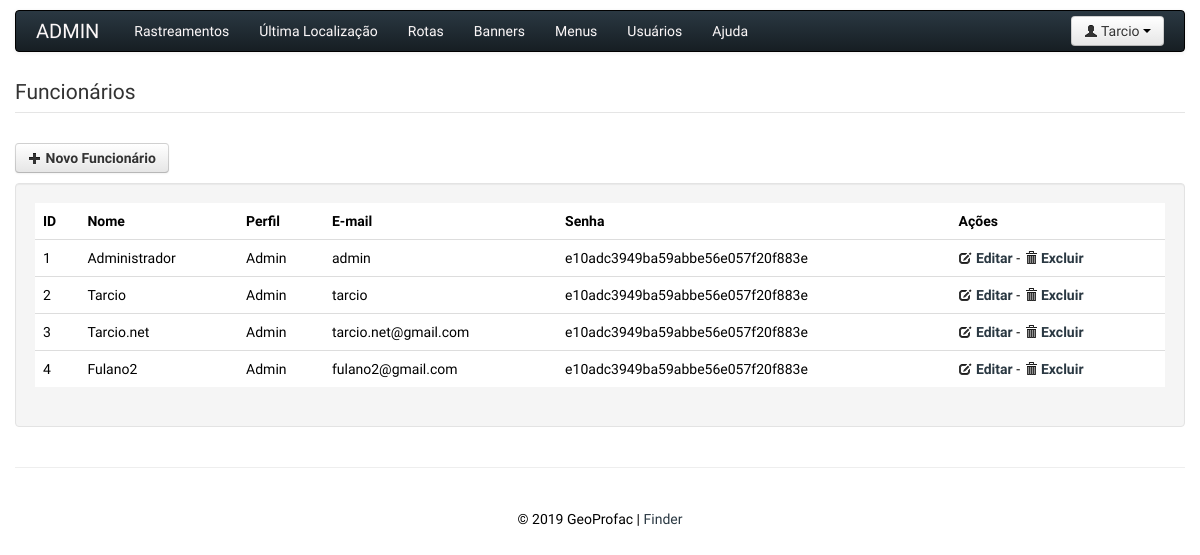
/admin.php?modulo=Funcionarios&acao=gerenciar (signed in), run on the app's committed database.
### tables this page shows
CREATE TABLE IF NOT EXISTS `shr_menus` (
  `id` int(11) NOT NULL AUTO_INCREMENT,
  `prf_id` varchar(10) NOT NULL,
  `descricao` varchar(30) NOT NULL,
  `link` varchar(100) NOT NULL,
  PRIMARY KEY (`id`),
  KEY `menus_fk` (`prf_id`),
  CONSTRAINT `menus_fk` FOREIGN KEY (`prf_id`) REFERENCES `shr_perfis` (`id`) ON UPDATE CASCADE
);

CREATE TABLE IF NOT EXISTS `shr_funcionarios` (
  `id` int(11) NOT NULL AUTO_INCREMENT,
  `email` varchar(60) NOT NULL,
  `prf_id` varchar(10) NOT NULL,
  `nome` varchar(255) NOT NULL,
  `senha` varchar(32) NOT NULL,
  PRIMARY KEY (`id`),
  KEY `funcionarios_fk` (`prf_id`),
  CONSTRAINT `funcionarios_fk` FOREIGN KEY (`prf_id`) REFERENCES `shr_perfis` (`id`) ON UPDATE CASCADE
);

CREATE TABLE IF NOT EXISTS `shr_perfis` (
  `id` varchar(10) NOT NULL,
  `descricao` varchar(10) NOT NULL,
  PRIMARY KEY (`id`)
);

### admin.php (called while the page is built, shortened)
<?php
try
{
	new Controller(Perfis::ADMINISTRATIVO);
}
	catch (\Exception $e)
	{
		echo $e->getMessage();
	}

### src/Lib/Config.class.php (called while the page is built, shortened)
<?php
final class Config
{
	static private $config;
	static public function carregar( $arquivo = 'config.php' )
	{
		self::$config = include __DIR__ . "/../../config/{$arquivo}";
	}
	static public function get( $param )
	{
		$parametro = explode('.', $param );
		$retorno = self::$config;
		foreach( $parametro as $par ) {
			if( isset( $retorno[ $par ] ) ) {
				$retorno = $retorno[ $par ];
			} else {
				throw new \Exception('Parametro nao encontrado!');
			}
		}
		return $retorno;
	}
}

### autoloader.php (called while the page is built, shortened)
<?php
function autoloader($classe)
{
	$extensoes = array ('class.php', 'trait.php');
	$classe = str_replace('\\', '/', $classe);
	foreach ($extensoes as $extensao)
	{
		$path_classe = __DIR__ . "/src/{$classe}.{$extensao}";
		if (file_exists($path_classe))
		{
			break;
		}
	}
}

### src/Lib/Banco.class.php (called while the page is built, shortened)
<?php
final class Banco
{
  	static private $obj_Banco;
  	private $obj_PDO;
  	static public function getInstancia()
  	{
    	if( !self::$obj_Banco ) {
      		self::$obj_Banco = new Banco();
      		self::$obj_Banco->conectar();
    	}
    	return self::$obj_Banco;
  	}
	private function conectar()
	{
		switch( Config::get('pdo.driver') ) {
		    default:
		    	$dsn  = Config::get('pdo.driver') . ':host=' . Config::get('pdo.host')
		    	      . ';dbname='.Config::get('pdo.dbname');
		    	$user  = Config::get('pdo.user');
		    	$pass  = Config::get('pdo.pass');
				$encod = Config::get('pdo.encod');
		}
    	$this->obj_PDO = new \PDO( $dsn, $user, $pass );
    	$this->obj_PDO->setAttribute( \PDO::ATTR_ERRMODE,
    								  \PDO::ERRMODE_EXCEPTION );
    	$this->obj_PDO->setAttribute( \PDO::ATTR_DEFAULT_FETCH_MODE,
                                      \PDO::FETCH_OBJ );
		$this->obj_PDO->exec("SET NAMES $encod");
  	}
    public function consultarSQL( $sql, array $valores = array() )
    {
    	$statement = $this->obj_PDO->prepare( $sql );
    	$statement->execute( $valores );
    	return $statement->fetchAll();
  	}
  	public function selecionar( ModelData $ModelData, $todos = true )
  	{
  		$sql = "SELECT * FROM {$ModelData->getTabela()}";
  		$parametro_where = array();
		if( $todos == false ) {
      		$sql .= " WHERE {$ModelData->getPrimaryKey()} = ?";
      		$parametro_where[] = $ModelData->getValorPrimaryKey();
    	}
    	$statement = $this->obj_PDO->prepare( $sql );
	    $statement->execute( $parametro_where );
	    if( $todos ) {
      		return $statement->fetchAll();
    	} else {
      		return $statement->fetch();
    	}
    }
}

### src/Model/ModelBase.class.php (called while the page is built, shortened)
<?php
abstract class ModelBase {
	public function __construct()
	{
		$this->obj_ModelData = new ModelData( static::TABELA, static::PRIMARY_KEY, $this->colunas);
		$this->obj_Banco 	 = Banco::getInstancia();
	}
}

### src/Model/Menus.class.php (called while the page is built, shortened)
<?php
class Menus extends ModelBase
{
	public function retornarItens( $tipo )
	{
		$sql = "SELECT descricao, link "
			 . "FROM " . self::TABELA
			 . " WHERE prf_id = ? "
			 . "ORDER BY id ASC";
		return $this->obj_Banco->consultarSQL($sql, array( $tipo ) );
	}
}

### src/Lib/Log.trait.php (called while the page is built, shortened)
<?php
trait Log
{
	public function escrever( $mensagem )
	{
		$data        = date('d/m/Y H:i:s');
	}
}

### src/Model/ModelData.class.php (called while the page is built, shortened)
<?php
final class ModelData {
  	private $tabela;
  	private $primary_key;
  	private $coluna;
  	private $obj_std;
  	public function __construct( $tabela, $pk, array $coluna )
  	{
    	$this->tabela 		= $tabela;
    	$this->primary_key 	= $pk;
    	$this->coluna 		= $coluna;
    	$this->obj_std		= new \stdClass();
    	foreach( $coluna as $col ) {
    		if( $col != $pk ) {
    			$this->obj_std->$col = null;
    		}
    	}
  	}
  	public function getTabela()
  	{
    	return $this->tabela;
  	}
  	public function getPrimaryKey()
  	{
    	return $this->primary_key;
  	}
  	public function getValorPrimaryKey()
  	{
    	return $this->obj_std->{$this->primary_key};
  	}
  	public function __set( $propriedade, $valor )
  	{
  		if( in_array( $propriedade, $this->coluna ) ) {
  			$this->obj_std->{$propriedade} = $valor;
  		}
  	}
}

### src/Model/Funcionarios.class.php (called while the page is built, shortened)
<?php
class Funcionarios extends ModelBase
{
	public function gerenciar()
	{
		return $this->obj_Banco->selecionar( $this->obj_ModelData );
	}
}

### src/Model/Perfis.class.php (called while the page is built, shortened)
<?php
class Perfis extends ModelBase
{
	static private $obj_Perfis;
	static public function getInstancia()
	{
		if( !self::$obj_Perfis ) {
			self::$obj_Perfis = new Perfis();
		}
		return self::$obj_Perfis;
	}
	public function getPerfil( $id )
	{
		$this->obj_ModelData->id = $id;
		return $this->obj_Banco->selecionar( $this->obj_ModelData, false );
	}
}

### templates/admin/funcionarios/gerenciar.tpl.php (the view, shortened to what this page needs)
<form class="form-horizontal">
    <fieldset>
        <legend>Funcionários</legend>
        <div class="btn-toolbar">
            <a href="admin.php?modulo=Funcionarios&acao=inserir" class="btn"><i class="icon-plus"></i> <strong>Novo Funcionário</strong></a>
        </div>
        <div class="well">
            <?php if ($dados): ?>
            <table class="table">
                <thead>
                    <tr>
                        <th>ID</th>
                        <th>Nome</th>
                        <th>Perfil</th>
                        <th>E-mail</th>
                        <th>Senha</th>
                        <th>Ações</th>
                    </tr>
                </thead>
                <tbody>
                    <?php foreach($dados as $funcionario): ?>
                        <tr>
                            <td><?php echo $funcionario->id; ?></td>
                            <td><?php echo $funcionario->nome; ?></td>
                            <td><?php echo Perfis::getInstancia()->getPerfil( $funcionario->prf_id )->descricao; ?></td>
                            <td><?php echo $funcionario->email; ?></td>
                            <td><?php echo $funcionario->senha; ?></td>
                            <td>
                                <a href="admin.php?modulo=Funcionarios&acao=editar&id=<?php echo $funcionario->id; ?>"><i class="icon-edit"></i> <strong>Editar</strong></a>
                                -
                                <a href="admin.php?modulo=Funcionarios&acao=excluir&id=<?php echo $funcionario->id; ?>"><i class="icon-trash"></i> <strong>Excluir</strong></a>
                            </td>
                        </tr>
                    <?php endforeach; ?>
                </tbody>
            </table>
            <?php else: ?>
            Nenhum 'Funcionário' cadastrado
            <?php endif; ?>
        </div>
    </fieldset>
</form>

### templates/admin/_cabecalho.tpl.php (shortened to what this page needs)
<!DOCTYPE html>
<html lang="en">
    <head>
        <link href="<?php echo $path?>css/bootstrap.css" rel="stylesheet">
        <link href="<?php echo $path?>css/bootstrap-responsive.css" rel="stylesheet">
    </head>
    <body>
        <div class="container">
            <?php if(isset($_SESSION['funcionarios'])): ?>
                <div class="navbar">
                    <div class="navbar-inner">
                        <a class="brand" href="admin.php">
                            ADMIN
                        </a>
                        <ul class="nav">
                            <?php foreach($items_menu as $item): ?>
                              <li>
                                  <a href="<?php echo $item->link; ?>"><?php echo $item->descricao; ?></a>
                              </li>
                            <?php endforeach; ?>
                        </ul>
                        <div class="btn-group pull-right">
                            <a class="btn dropdown-toggle" data-toggle="dropdown" href="#">
                                <i class="icon-user"></i> <?php echo $_SESSION['funcionarios']['nome']; ?> <span class="caret"></span>
                            </a>
                        </div>
                    </div>
                </div>
            <?php endif; ?>

### data on the page
shr_menus: descricao "Rastreamentos"
shr_menus: descricao "Última Localização"
shr_menus: descricao "Rotas"
shr_menus: descricao "Banners"
shr_menus: descricao "Menus"
shr_menus: descricao "Usuários"
shr_menus: descricao "Ajuda"
shr_funcionarios: id "1", nome "Administrador", prf.descricao "Admin", email "admin", senha "e10adc3949ba59abbe56e057f20f883e"
shr_funcionarios: id "2", nome "Tarcio", prf.descricao "Admin", email "tarcio", senha "e10adc3949ba59abbe56e057f20f883e"
shr_funcionarios: id "3", nome "Tarcio.net", prf.descricao "Admin", email "tarcio.net@gmail.com", senha "e10adc3949ba59abbe56e057f20f883e"
shr_funcionarios: id "4", nome "Fulano2", prf.descricao "Admin", email "fulano2@gmail.com", senha "e10adc3949ba59abbe56e057f20f883e"

### other printed values
$_SESSION['funcionarios']['nome'] "Tarcio"
gmdate('Y') "2019"
